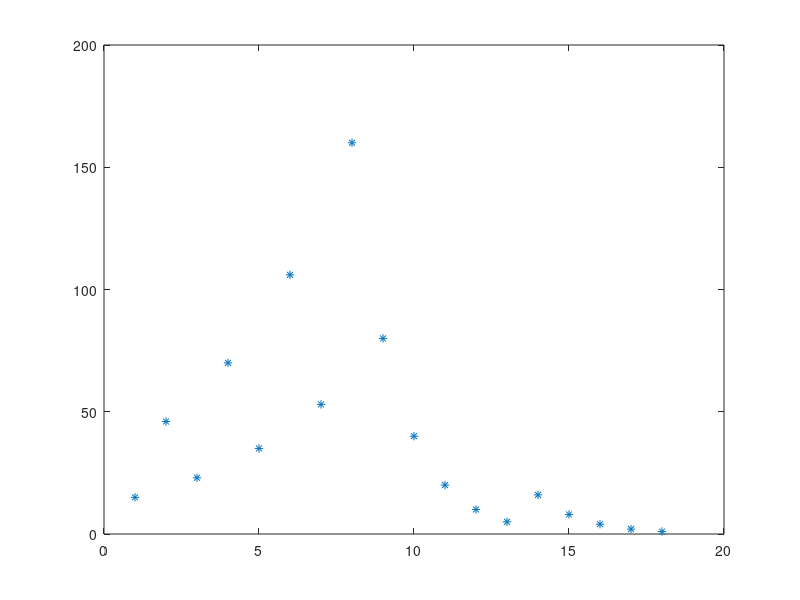

Source code (MATLAB):
x = 15;
vetor=[x];
while( x~=1)
    if(mod(x,2) == 0)
        x = x/2;
    else 
        x = 3*x+1;
    end
    vetor = [vetor x];
end
plot(vetor, '*')     